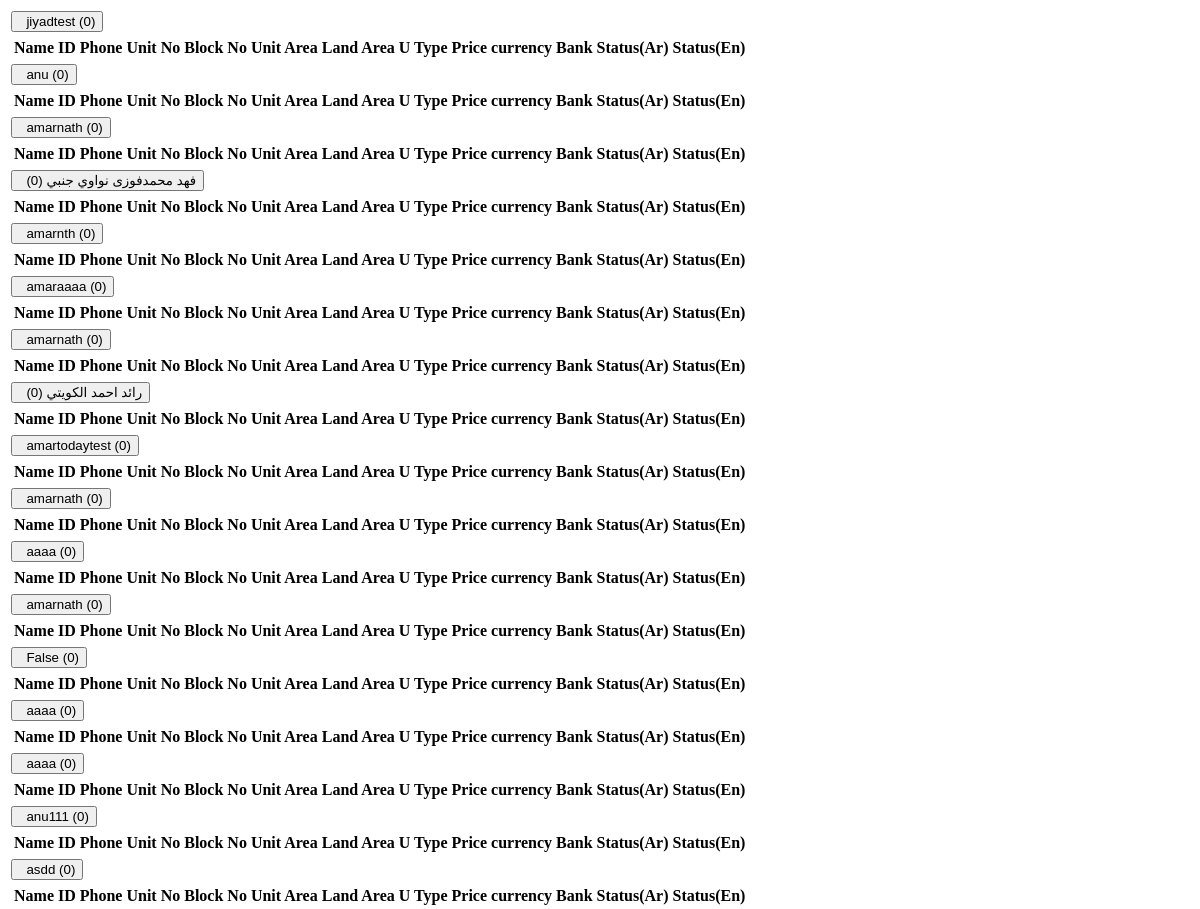
The page /customer_name_group_by_action (upper part) on the database as committed earlier.
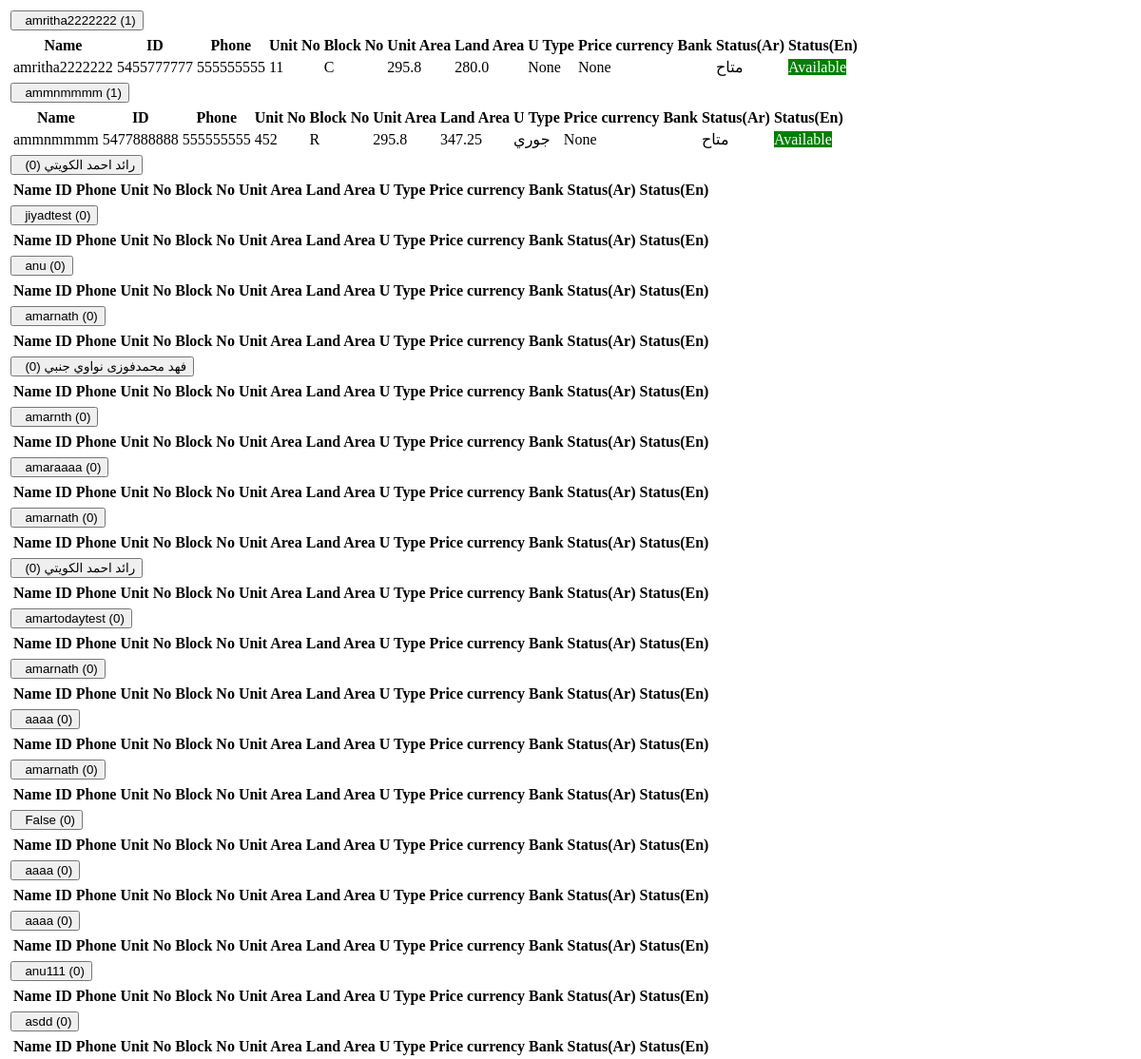
The same page on the database as committed later.
### super_admin/models.py (models this page shows, shortened)
class common(models.Model):  # COMM0N
    dt = models.DateField(auto_now=True)
    tm = models.TimeField(auto_now=True)
    updated = models.DateTimeField(default=timezone.now)
    status = models.CharField(max_length=255, null=True)
    class Meta:
        abstract = True

class Customer_details(common):
    name =  models.CharField(max_length=255,null=True)
    phone = models.CharField(max_length=255,null=True)
    customer_id = models.CharField(max_length=255,null=True)
    bank =  models.CharField(max_length=255,null=True)
    created_by = models.ForeignKey(User,on_delete=models.CASCADE,related_name="Customer_details_created_by", null=True)
    customer_type = models.CharField(max_length=255,choices=customer_comapny_type,null=True)
    company_name =  models.CharField(max_length=255,null=True)
    street1 =  models.CharField(max_length=255,null=True)
    street2 =  models.CharField(max_length=255,null=True)
    city =  models.CharField(max_length=255,null=True)
    satte =  models.CharField(max_length=255,null=True)
    zip =  models.CharField(max_length=255,null=True)
    email =  models.CharField(max_length=255,null=True)
    customer_doc_id = models.FileField(upload_to="customer_document",null=True)
    contract_certi = models.FileField(upload_to="customer_document",null=True)
    tax_certificate  = models.FileField(upload_to="customer_document",null=True)
    other_document = models.FileField(upload_to="customer_document",null=True)
    bank_relation_id = models.ForeignKey(Bank_details,on_delete=models.CASCADE,related_name="Customer_details_Bank_details_id", null=True)
    profile_pic = models.FileField(upload_to="customer_document",null=True)
    customer_doc_id_update_dt = models.DateField(null=True)
    contract_certi_update_dt = models.DateField(null=True)
    tax_certificate_update_dt = models.DateField(null=True)
    other_document_update_dt = models.DateField(null=True)
    customer_doc_id_extesion = models.CharField(max_length=255,null=True)
    contract_certi_extesion = models.CharField(max_length=255,null=True)
    tax_certificate_extesion = models.CharField(max_length=255,null=True)
    other_document_extesion = models.CharField(max_length=255,null=True)
    customer_doc_id_name = models.CharField(max_length=255,null=True)
    contract_certi_name = models.CharField(max_length=255,null=True)
    tax_certificate_name = models.CharField(max_length=255,null=True)
    other_document_name = models.CharField(max_length=255,null=True)

class user_request_plot(common):
    customer_id = models.ForeignKey(Customer_details,on_delete=models.CASCADE,related_name="user_request_plot_customer_id", null=True)
    auth_user = models.ForeignKey(User,on_delete=models.CASCADE,related_name="user_request_plot_login_id", null=True)
    user_id = models.ForeignKey(user_Details,on_delete=models.CASCADE,related_name="user_request_plot_user_login_id", null=True)
    property_mapping_id = models.ForeignKey(intractive_map,on_delete=models.CASCADE,related_name="user_request_plot_user_login_id", null=True)
    name = models.CharField(max_length=255,null=True)
    booking_id = models.CharField(max_length=255,null=True)
    phone = models.CharField(max_length=255,null=True)
    bank = models.CharField(max_length=255,null=True)
    manager_id = models.ForeignKey(user_Details,on_delete=models.CASCADE,related_name="user_request_plot_manager_id", null=True)
    read_status = models.IntegerField(default=0)
    booking_status = models.IntegerField(null=True)
    reset_to_availale = models.IntegerField(null=True)
    available_status = models.IntegerField(default=1)
    bank_relation_id = models.ForeignKey(Bank_details,on_delete=models.CASCADE,related_name="user_request_plot_Bank_details_id", null=True)
    customer_doc_id = models.FileField(upload_to="customer_document",null=True)
    contract_certi = models.FileField(upload_to="customer_document",null=True)
    tax_certificate  = models.FileField(upload_to="customer_document",null=True)
    other_document = models.FileField(upload_to="customer_document",null=True)
    Price = models.FloatField(blank=True, null=True)

class intractive_map(models.Model):
    Name = models.CharField(max_length=255, null=True)
    customer_id_mapping = models.ForeignKey('super_admin.Customer_details',on_delete=models.SET_NULL,related_name="intractive_map_customer_id", null=True)
    customer_id = models.CharField(max_length=255,null=True)
    Phoneno = models.CharField(max_length=255, null=True)
    UnitNo = models.IntegerField(null=True)
    UnitNo_primary = models.IntegerField(null=True)
    BlockNo = models.CharField(max_length=255, null=True)
    UnitArea = models.FloatField(max_length=255, null=True)
    LandArea = models.FloatField(max_length=255, null=True)
    UType = models.CharField(max_length=255, null=True)
    Price = models.FloatField(blank=True, null=True)
    Bank = models.CharField(max_length=255,null=True)
    Status = models.CharField(max_length=255,null=True)
    dt = models.DateField(auto_now_add=True)
    tm = models.TimeField(auto_now_add=True)
    current_status = models.CharField(max_length=255,null=True)
    attached_file = models.FileField(upload_to="property_image",null=True)
    currency = models.CharField(max_length=255,null=True,default="SAR")
    Price_currency = models.CharField(max_length=255,null=True)
    bank_relation_id = models.ForeignKey(Bank_details,on_delete=models.CASCADE,related_name="intractive_map_Bank_details_id", null=True)

### super_admin/views.py (the view)
# urls.py: path('customer_name_group_by_action',views.customer_name_group_by_action,name='customer_name_group_by_action'),
def customer_name_group_by_action(request):
    data = Customer_details.objects.all().order_by('-id')
    context = {
        "data": data,
    }
    return render(request,'super_admin/customer_name_group_by_action.html',context)

### super_admin/templates/super_admin/customer_name_group_by_action.html (shortened to what the changed rows need)
<div class="col-md-12">
    <div class="panel panel-default">
        <div class="panel-body">
            <table class="table table-condensed table-striped">
                <tbody>
                    {% for i in data %}
                    <tr data-toggle="collapse" data-target="#demo1{{forloop.counter}}" class="accordion-toggle" onclick="datas('{{i.id}}')">
                        <td><button class="btn btn-default btn-xs" >&nbsp;&nbsp;{{i.name}} ({{i.user_request_plot_customer_id.all.count}})</button>
                        </td>
                        <td></td>
                        <td></td>
                        <td></td>
                        <td></td>
                        <td></td>
                    </tr>
                    <tr>
                        <td colspan="12" class="hiddenRow">
                            <div class="accordian-body collapse" id="demo1{{forloop.counter}}">
                                <table class="table table-striped">
                                    <thead>
                                        <tr class="info">
                                            <th class="sort"
                                            data-sort="customer_name">
                                            Name</th>
                                        <th>ID</th>
                                        <th class="sort" data-sort="date">Phone</th>
                                        <th class="sort" data-sort="date">Unit No</th>
                                        <th class="sort" data-sort="company">
                                            Block No
                                        </th>
                                        <th class="sort" data-sort="company">
                                            Unit Area
                                        </th>
                                        <th class="sort" data-sort="company">
                                            Land Area
                                        </th>
                                        <th class="sort" data-sort="company">
                                            U Type
                                        </th>
                                        <th class="sort" data-sort="company">
                                           Price currency
                                        </th>
                                        <th>
                                            Bank
                                        </th>
                                        <th class="sort" data-sort="status">
                                            Status(Ar)</th>
                                        <th class="sort" data-sort="status">
                                            Status(En)</th>
                                        </tr>
                                    </thead>
                                    <tbody class="">
                                        {% for j in i.user_request_plot_customer_id.all %}
                                        <tr {% if j.available_status == 1 %} onclick="window.location='property_update?id={{j.property_mapping_id.id}}'" {% else %} onclick="window.location='property_more_details_page?id={{j.id}}'" {% endif %}>
                                            <td class="id"><a {% if j.available_status == 1 %} onclick="window.location='property_update?id={{j.property_mapping_id.id}}'" {% else %} onclick="window.location='property_more_details_page?id={{j.id}}'" {% endif %}
                                                    class="fw-medium link-primary">{{j.name}}
                                                </a>
                                            </td>
                                            <td class="customer_name">{{j.customer_id.customer_id}}
                                            </td>
                                            <td class="status">{{j.phone}}
                                            </td>
                                            <td class="product_name">{{j.property_mapping_id.UnitNo}}</td>
                                            <td class="status">{{j.property_mapping_id.BlockNo}}</td>
                                            <td class="status">{{j.property_mapping_id.UnitArea}}
                                            </td>
                                            <td class="status">{{j.property_mapping_id.LandArea}}
                                            </td>
                                            <td class="status">{{j.property_mapping_id.UType}}
                                            </td>
                                            <td class="status">{{j.property_mapping_id.Price_currency}}
                                            </td>
                                            <td class="status">{{j.property_mapping_id.Bank}}
                                            </td>
                                            <td class="status">{{j.property_mapping_id.Status}}
                                            </td>
                                            <td class="status">
                                                {% if j.property_mapping_id.current_status == "0" %}
                                                <span
                                                    class="badge badge-soft-success text-uppercase" style="    color: #fff;
                                                    background-color: #008000;">Available</span>
                                                {% elif j.property_mapping_id.current_status == "1" %}
                                                <span
                                                class="badge badge-soft-success text-uppercase" style="    color: #fff;
                                                    background-color: orange;">Price Quotation</span>
                                                {% elif j.property_mapping_id.current_status == "2" %}
                                                <span
                                                class="badge badge-soft-success text-uppercase" style="    color: #fff;
                                                        background-color: #e40000;">Sold</span>
                                                        {% elif j.property_mapping_id.current_status == "3" %}
                                                        <span
                                                        class="badge badge-soft-success text-uppercase" style="    color: #fff;
                                                                background-color: gray;">Cancelled</span>
                                                    {% endif %}
                                            </td>
                                        </tr>
                                        {% endfor %}
                                    </tbody>
                                </table>
                            </div>
                        </td>
                    </tr>
                    {% endfor %}
                </tbody>
            </table>
        </div>
    </div>
</div>

Rows that differ between the two databases and show on the page:
added Customer_details: name "amritha2222222", user_request_plot_customer_id.all.count "1"
added user_request_plot: name "amritha2222222", customer_id.customer_id "5455777777", phone "555555555", property_mapping_id.UnitNo "11", property_mapping_id.BlockNo "C", property_mapping_id.UnitArea "295.8", property_mapping_id.LandArea "280.0", property_mapping_id.UType "None", property_mapping_id.Price_currency "None", property_mapping_id.Status "متاح", shows "Available"
added Customer_details: name "ammnmmmm", user_request_plot_customer_id.all.count "1"
added user_request_plot: name "ammnmmmm", customer_id.customer_id "5477888888", phone "555555555", property_mapping_id.UnitNo "452", property_mapping_id.BlockNo "R", property_mapping_id.UnitArea "295.8", property_mapping_id.LandArea "347.25", property_mapping_id.UType "جوري", property_mapping_id.Price_currency "None", property_mapping_id.Status "متاح", shows "Available"
added Customer_details: name "رائد احمد الكويتي", user_request_plot_customer_id.all.count "0"
